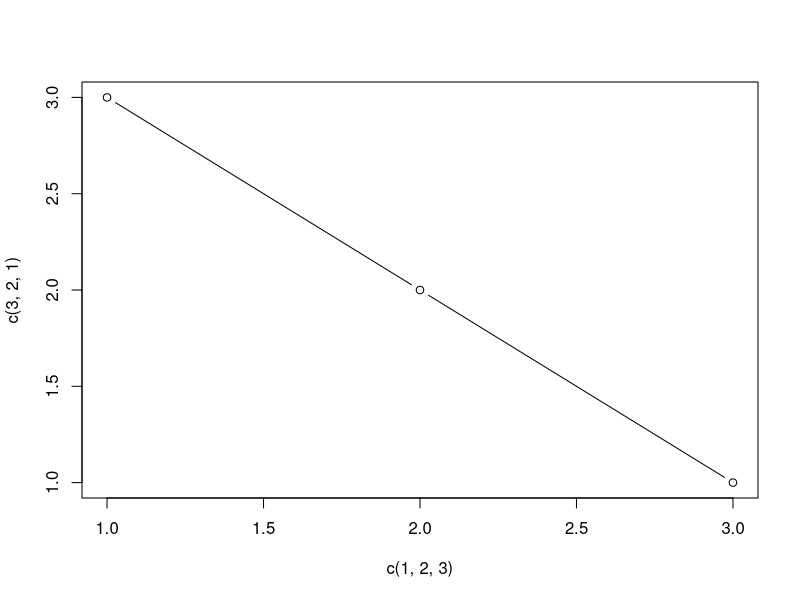

The R script that drew this image:

#addition operation 
x <- 5
y <- 10
z <- x + y
print(z)
#printing hello
num <- 3.14         # Numeric
txt <- "Hello"      # Character
flag <- TRUE        # Logical
#matrics
m <- matrix(1:6, nrow=2)
print(m)
#ploting
plot(c(1,2,3), c(3,2,1), type="b")
#packages installation 
install.packages("ggplot2")   # Install
library(ggplot2)              # Load

